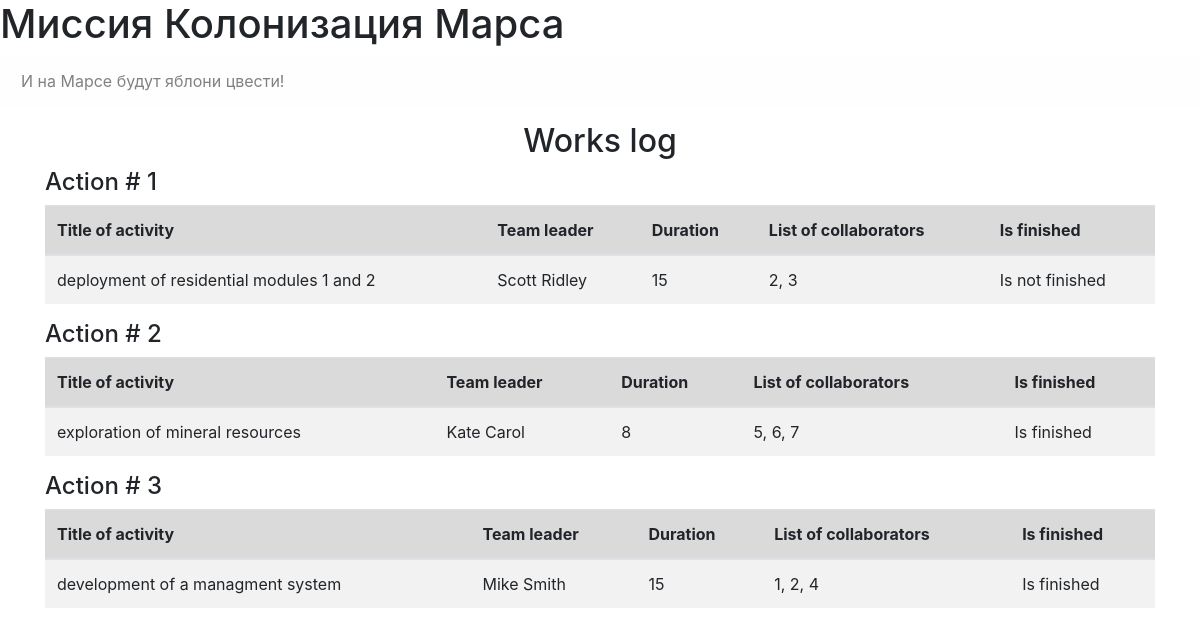
/index, run on the app's committed database.
### data/jobs.py (models this page shows)
class Jobs(SqlAlchemyBase):
    __tablename__ = 'jobs'
    id = sqlalchemy.Column(sqlalchemy.Integer,
                           primary_key=True, autoincrement=True)
    team_leader = sqlalchemy.Column(sqlalchemy.Integer, nullable=True)
    job = sqlalchemy.Column(sqlalchemy.String, nullable=True)
    work_size = sqlalchemy.Column(sqlalchemy.Integer, nullable=True)
    collaborators = sqlalchemy.Column(sqlalchemy.String, nullable=True)
    start_date = sqlalchemy.Column(sqlalchemy.DateTime,
                                   default=datetime.datetime.now)
    end_date = sqlalchemy.Column(sqlalchemy.DateTime,
                                 default=datetime.datetime.now)
    is_finished = sqlalchemy.Column(sqlalchemy.Boolean, default=True)
    user_id = sqlalchemy.Column(sqlalchemy.Integer,
                                sqlalchemy.ForeignKey("users.id"))
    user = orm.relation('User')

### main.py (the view)
@app.route('/')
@app.route('/index')
def main():
    db_session.global_init("db/mars_explorer.db")
    session = db_session.create_session()
    sp = session.query(Jobs).all()
    action_list = []
    for elem in sp:
        leader = session.query(User).filter(User.id == elem.team_leader).first()
        if elem.is_finished:
            finished = 'Is finished'
        else:
            finished = 'Is not finished'
        action_list.append([elem.id, elem.job, leader.surname + ' ' + leader.name, elem.work_size,
                            elem.collaborators, finished])
    return render_template('index.html', actions=action_list)

### data/db_session.py (called while the page is built, shortened)
def global_init(db_file):
    global __factory
    if __factory:
        return

def create_session() -> Session:
    global __factory
    return __factory()

### templates/index.html
{% extends "base.html" %}
{% block content %}
<h2 align="center">Works log</h2>
{% for action in actions: %}
<h4>Action # {{ action[0] }}</h4>
<table class="table table-striped">
    <thead>
    <tr class="table-active">
        <th scope="col">Title of activity</th>
        <th scope="col">Team leader</th>
        <th scope="col">Duration</th>
        <th scope="col">List of collaborators</th>
        <th scope="col">Is finished</th>
    </tr>
    </thead>
    <tbody>
    <tr>
        <td>{{ action[1] }}</td>
        <td>{{ action[2] }}</td>
        <td>{{ action[3] }}</td>
        <td>{{ action[4] }}</td>
        <td>{{ action[5] }}</td>
    </tr>
    </tbody>
</table>
{% endfor %}
{% endblock %}

### templates/base.html (shortened to what this page needs)
<!doctype html>
<html lang="en">
<head>
    <link rel="stylesheet"
          href="https://stackpath.bootstrapcdn.com/bootstrap/4.4.1/css/bootstrap.min.css"
>
</head>
<body>
    <h1>Миссия Колонизация Марса</h1>
    <div class="alert alert-light" role="alert">
        И на Марсе будут яблони цвести!
    </div>
    <main role="main" class="container">
        {% block content %}{% endblock %}
    </main>
</body>
</html>

### data on the page
Jobs: id "1", job "deployment of residential modules 1 and 2", action "Scott Ridley", work_size "15", collaborators "2, 3", action "Is not finished"
Jobs: id "2", job "exploration of mineral resources", action "Kate Carol", work_size "8", collaborators "5, 6, 7", action "Is finished"
Jobs: id "3", job "development of a managment system", action "Mike Smith", work_size "15", collaborators "1, 2, 4", action "Is finished"
